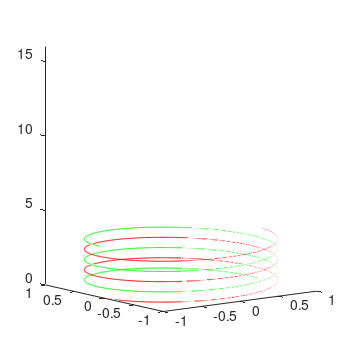
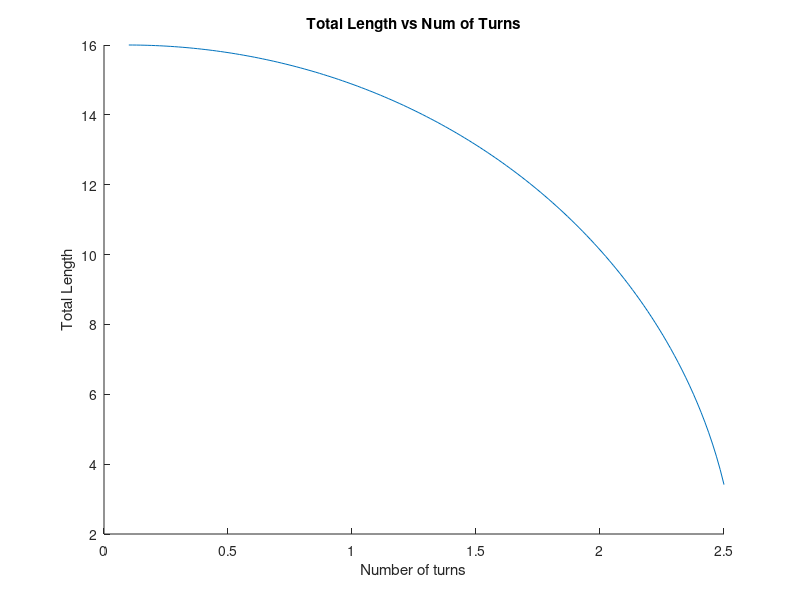
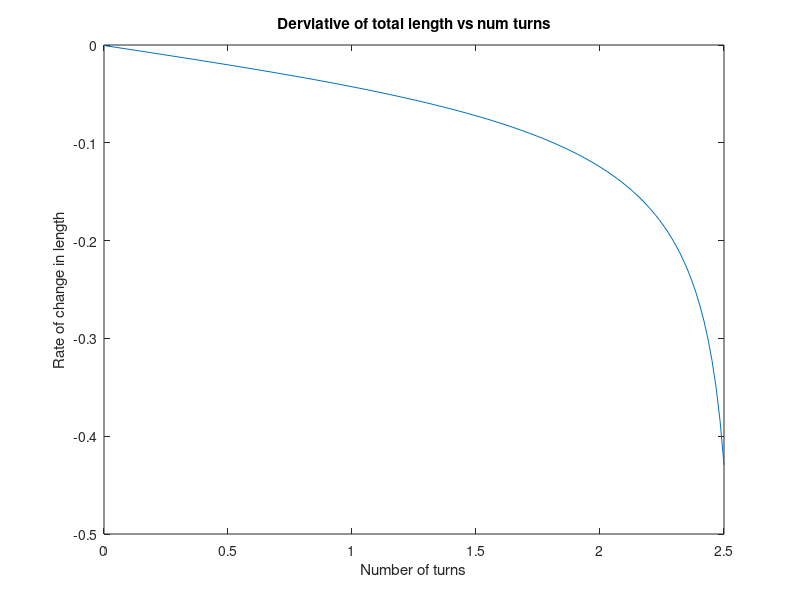

Reproduce these figures in MATLAB, in order.
% helical_visualization.m
% Helical Actuator Visualization
% Copyright 2015 Kyle Zampaglione, Andrew P. Sabelhaus
% 5.1.15
% Calculates change in z height for twisting of the helical actuator, 
% the version with the curved rails that is actually a helix.


close all; clear all; clc;

%Initial Parameters =========================
%K = amount of twist in radians; must be larger than 0
%L = arc length or total length or rung
%D = width of rung
%r = radius of helix
%rungs = number of rungs in ladder
K = 5*pi;
L = 16;
D = 2;
r = D/2;
%rungs= 6; % this variable is irrelevant.

%===========================================


%Initialize Movie Parameters
num_frames = length(pi/100:0.1:K);
M(num_frames) = struct('cdata',[],'colormap',[]);
countframe = 1;

%Store all height values 
total_height_array = [];



%Plot all helixes over range 0 to K
for j = pi/100:0.1:K %pi/100:0.1:K
    
    c = sqrt((L/j)^2 - r^2);
    total_height = c*j;
    total_height_array(countframe)= total_height;
    
    
    %Set up arrays for helixes
    x_tot = length(0:0.1:j);
    y_tot = length(x_tot);
    z_tot = length(x_tot);
    x_tot2 = length(0:0.1:j);
    y_tot2 = length(x_tot2);
    z_tot2 = length(x_tot2);
    
    %Counter to move through array
    count = 1;
    
    %Plot Single Helix at given K value
    for i = 0:0.01:j
        %Plot first helix and store values
        x = r*cos(i) ;
        y = r*sin(i) ;
        z = c * i;
        x_tot(count) = x;
        y_tot(count) = y;
        z_tot(count) = z;
        
        %Plot second helix and store values
        x2 = r*cos(i+pi) ;
        y2 = r*sin(i+pi) ;
        z2 = c * i;
        x_tot2(count) = x2;
        y_tot2(count) = y2;
        z_tot2(count) = z2;
        count = count +1;
    end
    
    
    
    %Plot Helices===
    hold on
    set(gcf,'Position',[100,100,500,300]);
    set(gcf,'PaperPosition',[2.5,2.5,3.5,3.5]);
    plot3(x_tot,y_tot,z_tot, 'g');
    plot3(x_tot2,y_tot2,z_tot2,'r');
    %Plot Rungs ===
    
    
    %Set up window ===
    az = -37.5;
    el = 8;
    view(az,el);
    %axis([-D D -D D 0 L]);
    axis([-D/2 D/2 -D/2 D/2 0 L]);
    set(gcf,'Position',[100,100,500,300]);
    %text(6,6,-2, sprintf('Total Height=%f',total_height))
    num_rotations = K/(2*pi);
    %title_text = sprintf('%3.3f Rotations over %3.0f Unit Long Actuator', num_rotations, L);
    %title(title_text);
    
    pause(0.05);
    
    
    M(countframe) = getframe(gcf);
    countframe = countframe + 1;
    %close(gcf);
    
    
    %Clear every image except the last one=====
    if j<(K-0.1)
        clf;
    end
    
end




%Plot number of turns vs total length
figure
hold on
num_turns = linspace(0.1,K/(2*pi), length(total_height_array));
plot(num_turns, total_height_array)
title('Total Length vs Num of Turns')
xlabel('Number of turns')
ylabel('Total Length')


hold off

%Derivative; rate of change of length vs turns
figure
tot_height_deriv = diff(total_height_array);
num_turns_deriv = linspace(0,K/(2*pi), length(tot_height_deriv));
plot(num_turns_deriv, tot_height_deriv)
title('Derviative of total length vs num turns')
xlabel('Number of turns')
ylabel('Rate of change in length')

